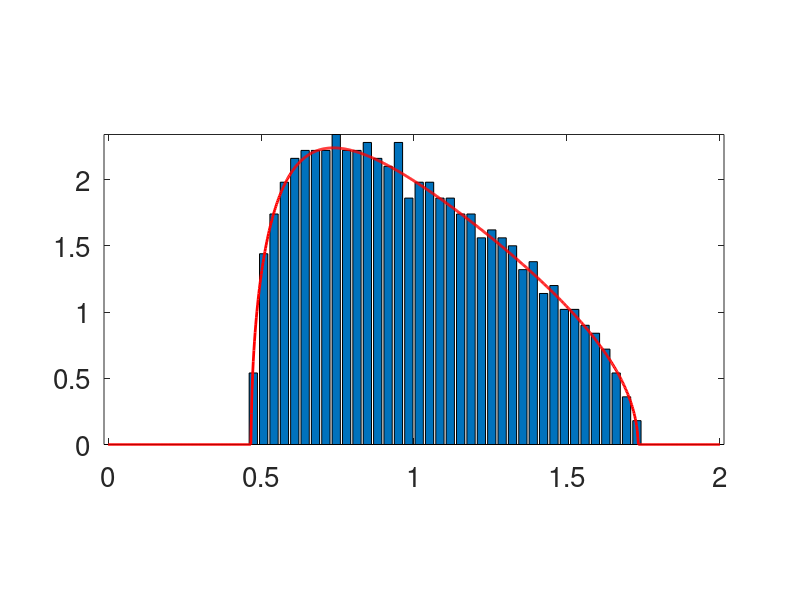

This figure's MATLAB source:
%%
% test for various random matrix distributions

ms = 20;
n = 1000;

t = linspace(0,1,1000);


SetAR = @(ar)set(gca, 'PlotBoxAspectRatio', [1 ar 1]);

%% 
% randn

A = randn(n)/sqrt(n);
clf; hold on;
plot( eig(A), '.', 'MarkerSize', ms  );
plot( cos(2*pi*t), sin(2*pi*t), 'r', 'LineWidth', 2 )
axis tight;
axis equal; box on;
set(gca, 'FontSize', 20);


%% 
% quarter circle

A = randn(n)/sqrt(n);
A = (A+A')/sqrt(2);
A = A-diag(diag(A))+diag(randn(n,1)/sqrt(n));
u = eig(A);


q = 60;
L = 2.3;
r = linspace(-L,L,q);
h = hist(u,r); h = q*h/(2*L)/sum(h);

Q = 1000;
T = linspace(-L,L,Q);
%
QC = sqrt( 4-T.^2  );
QC( T<-2 | T>2 ) = 0;
QC = Q*QC/(2*L)/sum(QC);


%
clf; hold on;
bar(r,h);
plot(T,QC, 'r', 'LineWidth', 2);
axis tight; box on;
set(gca, 'FontSize', 20);
SetAR(1/2);


%% 
% marcenko_pastur

beta = 1/10;
p = n/beta;
B = randn(p,n)/sqrt(p);
A = B'*B;
u = eig(A);

Q = 1000;
T = linspace(1e-5,2,Q);
%
a = (1-sqrt(beta))^2;
b = (1+sqrt(beta))^2;
MP = sqrt((b-T).*(T-a))./( 2*pi*beta*T );
MP( T<a | T>b ) = 0;
MP = Q*MP/sum(MP);

q = 60;
r = linspace(0,2,q);
h = hist(u,r); h = q*h/sum(h);
%
clf; hold on;
bar(r,h);
plot(T,MP, 'r', 'LineWidth', 2);
axis tight; box on;
set(gca, 'FontSize', 20);
SetAR(1/2);
